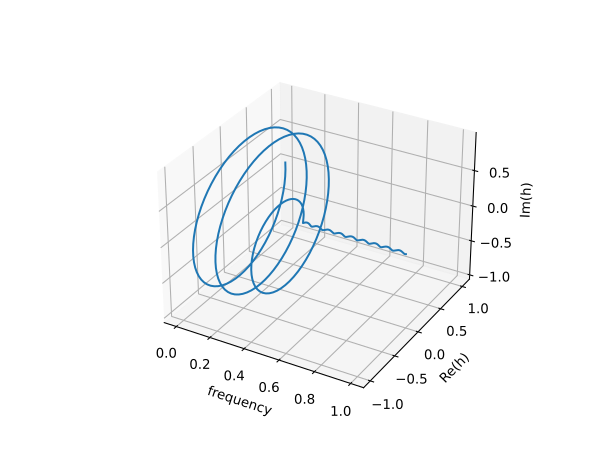

Write Python code to recreate this figure.
import numpy as np
import matplotlib.pyplot as plt
from scipy.signal import freqz, remez


taps = remez(31, [0, 0.3, 0.4, 1], [1, 0], fs=2)

w, h = freqz(taps, worN=500, fs=2)

fig = plt.figure()
ax = fig.add_subplot(projection='3d')
ax.plot(w, h.real, h.imag)
ax.set_xlabel('frequency')
ax.set_ylabel('Re(h)')
ax.set_zlabel('Im(h)')

plt.show()
# plt.savefig('plot_complex_freq_response_in_3d.svg')
